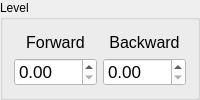
          <widget class="QGroupBox" name="groupBox_16">
           <property name="sizePolicy">
            <sizepolicy hsizetype="Expanding" vsizetype="Fixed">
             <horstretch>0</horstretch>
             <verstretch>0</verstretch>
            </sizepolicy>
           </property>
           <property name="title">
            <string>Level</string>
           </property>
           <property name="flat">
            <bool>false</bool>
           </property>
           <property name="checkable">
            <bool>false</bool>
           </property>
           <layout class="QGridLayout" name="gridLayout_2">
            <property name="topMargin">
             <number>12</number>
            </property>
            <item row="0" column="1">
             <layout class="QVBoxLayout" name="verticalLayout_31">
              <item>
               <widget class="QLabel" name="label_29">
                <property name="minimumSize">
                 <size>
                  <width>0</width>
                  <height>0</height>
                 </size>
                </property>
                <property name="font">
                 <font>
                  <pointsize>12</pointsize>
                 </font>
                </property>
                <property name="text">
                 <string>Forward</string>
                </property>
                <property name="alignment">
                 <set>Qt::AlignmentFlag::AlignCenter</set>
                </property>
               </widget>
              </item>
              <item>
               <layout class="QHBoxLayout" name="horizontalLayout_21">
                <item>
                 <widget class="QDoubleSpinBox" name="forward_treashold">
                  <property name="sizePolicy">
                   <sizepolicy hsizetype="Minimum" vsizetype="Fixed">
                    <horstretch>100</horstretch>
                    <verstretch>0</verstretch>
                   </sizepolicy>
                  </property>
                  <property name="minimumSize">
                   <size>
                    <width>50</width>
                    <height>0</height>
                   </size>
                  </property>
                  <property name="maximumSize">
                   <size>
                    <width>16777215</width>
                    <height>16777215</height>
                   </size>
                  </property>
                  <property name="font">
                   <font>
                    <pointsize>13</pointsize>
                   </font>
                  </property>
                  <property name="focusPolicy">
                   <enum>Qt::FocusPolicy::ClickFocus</enum>
                  </property>
                  <property name="styleSheet">
                   <string notr="true">background: rgb(255,255,255)</string>
                  </property>
                  <property name="suffix">
                   <string/>
                  </property>
                  <property name="decimals">
                   <number>2</number>
                  </property>
                  <property name="minimum">
                   <double>0.000000000000000</double>
                  </property>
                  <property name="maximum">
                   <double>3.000000000000000</double>
                  </property>
                  <property name="singleStep">
                   <double>0.100000000000000</double>
                  </property>
                  <property name="stepType">
                   <enum>QAbstractSpinBox::StepType::DefaultStepType</enum>
                  </property>
                  <property name="value">
                   <double>0.000000000000000</double>
                  </property>
                 </widget>
                </item>
               </layout>
              </item>
             </layout>
            </item>
            <item row="0" column="2">
             <layout class="QVBoxLayout" name="verticalLayout_35">
              <item>
               <widget class="QLabel" name="label_31">
                <property name="minimumSize">
                 <size>
                  <width>0</width>
                  <height>0</height>
                 </size>
                </property>
                <property name="font">
                 <font>
                  <pointsize>12</pointsize>
                 </font>
                </property>
                <property name="text">
                 <string>Backward</string>
                </property>
                <property name="alignment">
                 <set>Qt::AlignmentFlag::AlignCenter</set>
                </property>
               </widget>
              </item>
              <item>
               <layout class="QHBoxLayout" name="horizontalLayout_23">
                <item>
                 <widget class="QDoubleSpinBox" name="backward_treashold">
                  <property name="sizePolicy">
                   <sizepolicy hsizetype="Minimum" vsizetype="Fixed">
                    <horstretch>100</horstretch>
                    <verstretch>0</verstretch>
                   </sizepolicy>
                  </property>
                  <property name="minimumSize">
                   <size>
                    <width>50</width>
                    <height>0</height>
                   </size>
                  </property>
                  <property name="maximumSize">
                   <size>
                    <width>16777215</width>
                    <height>16777215</height>
                   </size>
                  </property>
                  <property name="font">
                   <font>
                    <pointsize>13</pointsize>
                   </font>
                  </property>
                  <property name="focusPolicy">
                   <enum>Qt::FocusPolicy::ClickFocus</enum>
                  </property>
                  <property name="styleSheet">
                   <string notr="true">background: rgb(255,255,255)</string>
                  </property>
                  <property name="suffix">
                   <string/>
                  </property>
                  <property name="decimals">
                   <number>2</number>
                  </property>
                  <property name="minimum">
                   <double>0.000000000000000</double>
                  </property>
                  <property name="maximum">
                   <double>3.000000000000000</double>
                  </property>
                  <property name="singleStep">
                   <double>0.100000000000000</double>
                  </property>
                  <property name="stepType">
                   <enum>QAbstractSpinBox::StepType::DefaultStepType</enum>
                  </property>
                  <property name="value">
                   <double>0.000000000000000</double>
                  </property>
                 </widget>
                </item>
               </layout>
              </item>
             </layout>
            </item>
           </layout>
          </widget>
